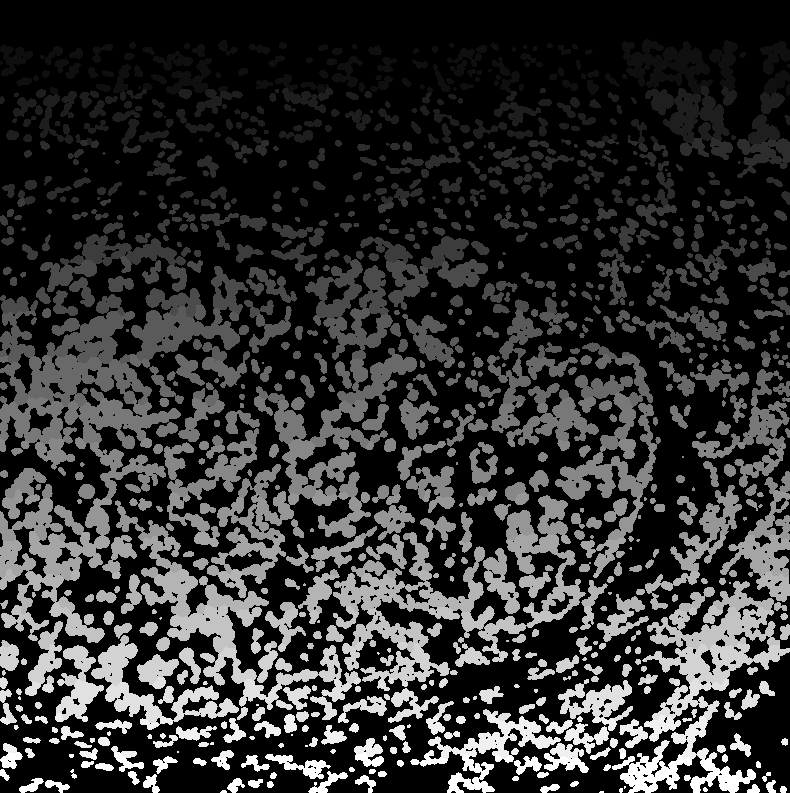
#> input picture notebooks/mask_analysis/example_data/Patient2_002.tiff, 790 x 793 px; the run also reads 2 pictures not shown here
$ jupyter execute --allow-errors test_plot_mask.ipynb
#> lines starting #> are read from the running program, lines starting #| are printed output that depends on the picture; after the words box and inside, x2 and y2 are one past the last pixel; in counts of white or black regions, pixels touching at a corner belong together
### IMCprocess/spatial_analysis/mask_utils.py
#from cellpose import io
import cv2
import pandas as pd
import numpy as np
import matplotlib.pyplot as plt
from skimage.measure import label, regionprops
from skimage import segmentation, color
import matplotlib.image as mpimg
from skimage.transform import resize
from skimage import io
import itertools


class Mask:
    # [29 lines left out: function __init__, not called in this run]

    def load_mask(self):
        self.pixels = io.imread(self.filename)

    # [8 lines left out: function create_mask_df, not called in this run]


class Img_mask:
    # [156 lines left out: functions __init__, plot_outline_mask, analyze_cancer_mask, analyze_tissue_mask, find_stroma_cells, create_cells_table and 2 more, not called in this run]


def table_region(region_props):
    """
    Create a table of the region properties of the mask.
    Parameters:
    ___________
    region_props: region_probs from skimage.measure.regionprops
    return:
    _______
    table: pandas dataframe of the region properties
    """
    labels = [reg.label for reg in region_props]
    areas = [reg.area for reg in region_props]
    centx = [reg.centroid[1] for reg in region_props]
    centy = [reg.centroid[0] for reg in region_props]

    reg_table = pd.DataFrame({'label': labels,
                              'area': areas,
                              'centroid_x': centx,
                              'centroid_y': centy})
    return reg_table


# [82 lines left out: functions cell_in_region, create_cell_in_region_table, get_celltype_fraction, plt_fraction_df, not called in this run]

### IMCprocess/utils/utils.py
import scanpy as sc
import numpy as np
import pandas as pd
import anndata as ad
import pickle
from upsetplot import plot
from upsetplot import UpSet
import json
from skimage import io
from skimage import measure


# [69 lines left out: functions merge_adata, transfer_obs, merge_adata_obs, add_level2_to_level1_obs, get_map_dict, not called in this run]

def read_pickle_obj(pickle_file):
    open_file = open(pickle_file, "rb")
    data = pickle.load(open_file)
    open_file.close()
    return(data)


# [170 lines left out: functions save_pickle_obj, filter_adata_obs, heatmap_dendrogram, plt_umap, plt_upset, label_class and 1 more, not called in this run]

### notebooks/mask_analysis/test_plot_mask.ipynb
# Check mask all with label cell object files

[cell 1]
import pandas as pd
import numpy as np
import matplotlib.pyplot as plt
from scipy import stats
import sys, os
#from cellpose import io
from skimage import io
from skimage.measure import label, regionprops

other_dir_path = os.path.abspath(os.path.join(os.getcwd(), '..', '..'))
sys.path.append(other_dir_path)

import IMCprocess.spatial_analysis.mask_utils as mu
import IMCprocess.utils.utils as ut

# I have to use custom Img_anndata code
import Img_anndata as utan

## import mask data and Img_anndata object with labeled cells

[cell 2]
mask = io.imread('example_data/Patient2_002.tiff')
#> mask is the input picture: shape (793, 790) uint16; min 0, max 4577, mean 888.6
img_overlay = io.imread('example_data/Patient2_002_overlay.tiff')
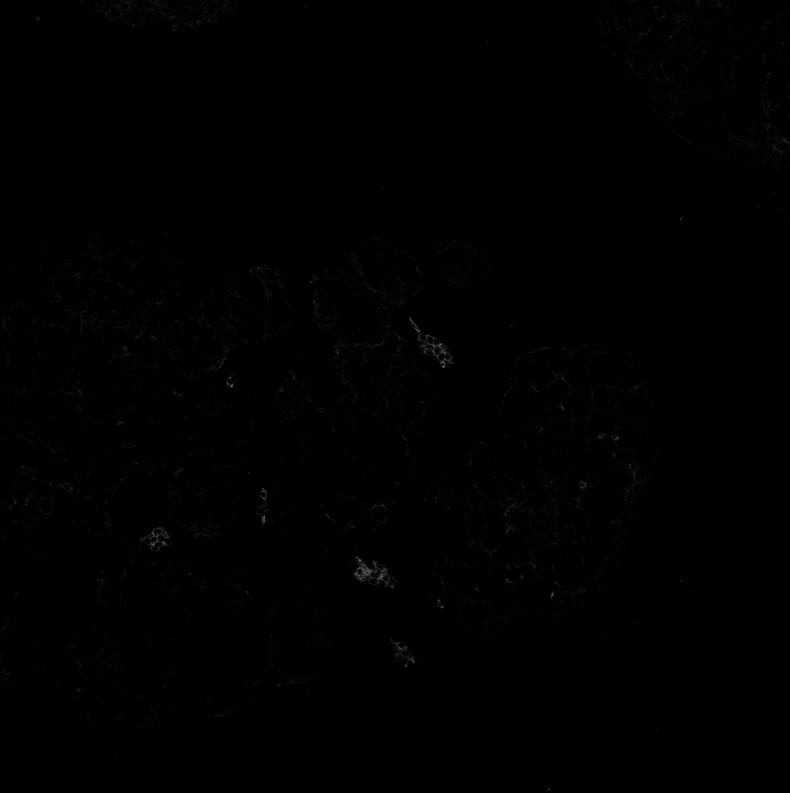
#> input picture notebooks/mask_analysis/example_data/Patient2_002_overlay.tiff, 790 x 793 px
#> img_overlay is the input picture: shape (793, 790) float32; min 0, max 126, mean 0.5
tissue_mask = io.imread('example_data/Patient2_002_tissue_mask.tiff')
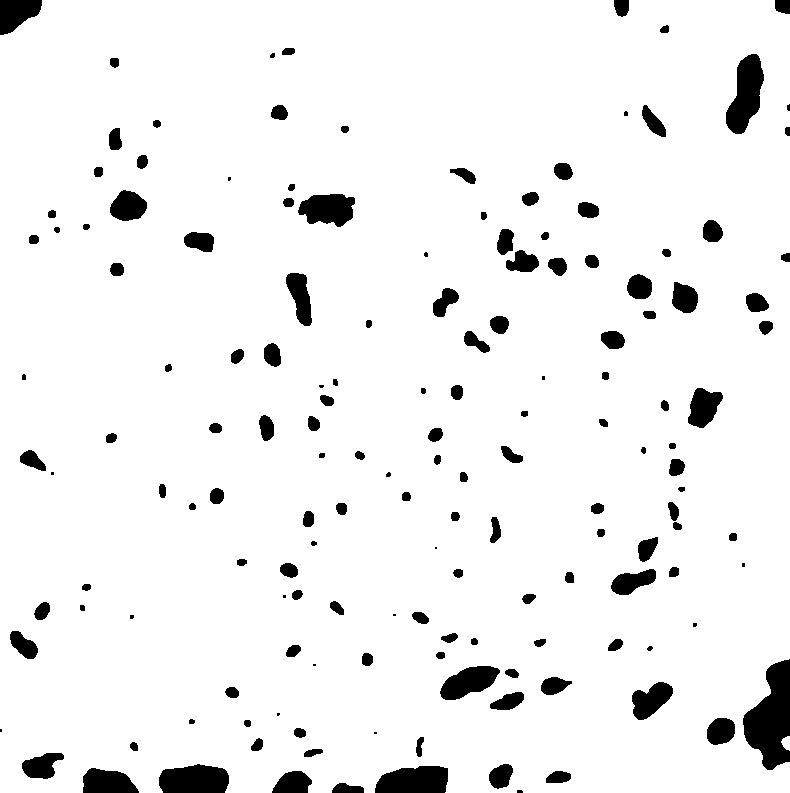
#> tissue_mask: shape (793, 790) uint16; values 0 (black) and 1 (white), 94% white; 157 black regions (18 under 20 px), largest, box (x1, y1, x2, y2) and area: (743, 659, 790, 770) 3273, (726, 54, 764, 134) 1871, (159, 764, 229, 793) 1726
cancer_mask= io.imread('example_data/Patient2_002_cancer_mask.tiff')
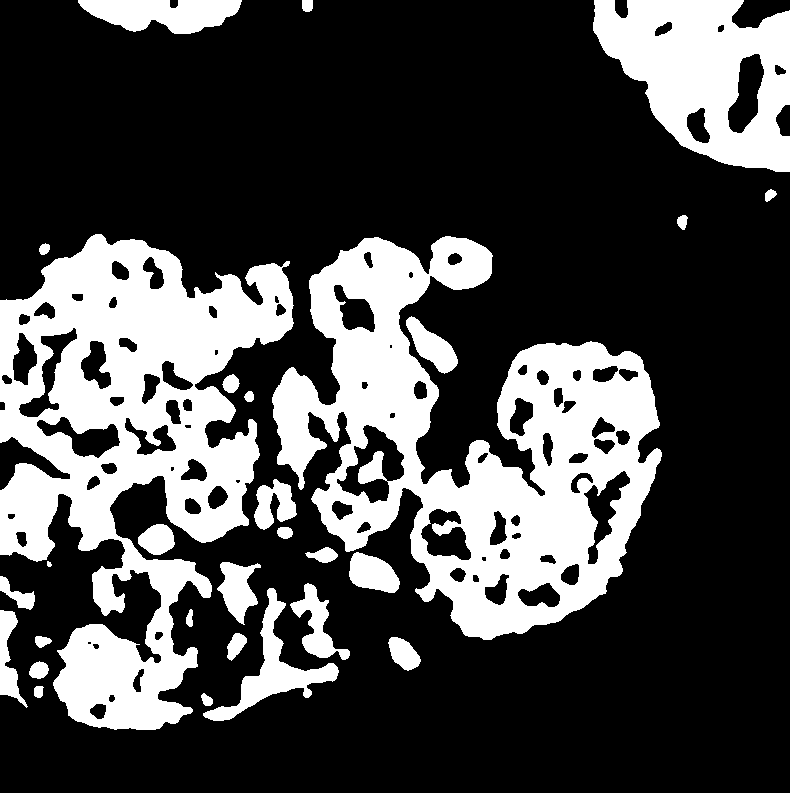
#> cancer_mask: shape (793, 790) uint16; values 0 (black) and 1 (white), 28.7% white; 29 white regions, largest, box (x1, y1, x2, y2) and area: (272, 236, 662, 640) 69068, (0, 234, 294, 730) 68937, (593, 0, 790, 172) 21349

[cell 3]
tissue_mask.shape
#> Out = (793, 790)

[cell 4]
data_path = '/Users/pattama/Desktop/UiB/cancer/example_share_code/share_with_vladan/mask_analysis/example_data/'
#> (the rest of this cell did not finish here and is left out)

#> (a cell that did not finish here is left out)

#> (a cell that did not finish here is left out)

[cell 7]
#mask_labeled = label(mask)
mask_regprops = regionprops(mask)
#> mask_regprops = 4577 regions
mask_reg = mu.table_region(mask_regprops)
#> in table_region, `labels = [reg.label for reg in region_props]`: labels = 4577 values from 1 to 4577
#> in table_region, `areas = [reg.area for reg in region_props]`: areas = 4577 values, max 314 at index 1671, min 4 at index 215, mean 54.41
#> in table_region, `centx = [reg.centroid[1] for reg in region_props]`: centx = 4577 values, max 788.1 at index 1714, min 0.8 at index 353, mean 412.5
#> in table_region, `centy = [reg.centroid[0] for reg in region_props]`: centy = 4577 values, max 791.6 at index 4576, min 1.11 at index 0, mean 423.4
#> in table_region, `reg_table = pd.DataFrame({'label': labels, 'area': areas, 'centroid_x'..`: reg_table = table of 4577 rows and 4 columns
#> mask_reg = table of 4577 rows and 4 columns
cell_mask = mask_reg.copy()
#> cell_mask = table of 4577 rows and 4 columns
cell_mask
#> Out = table of 4577 rows and 4 columns

#> (a cell that did not finish here is left out)
